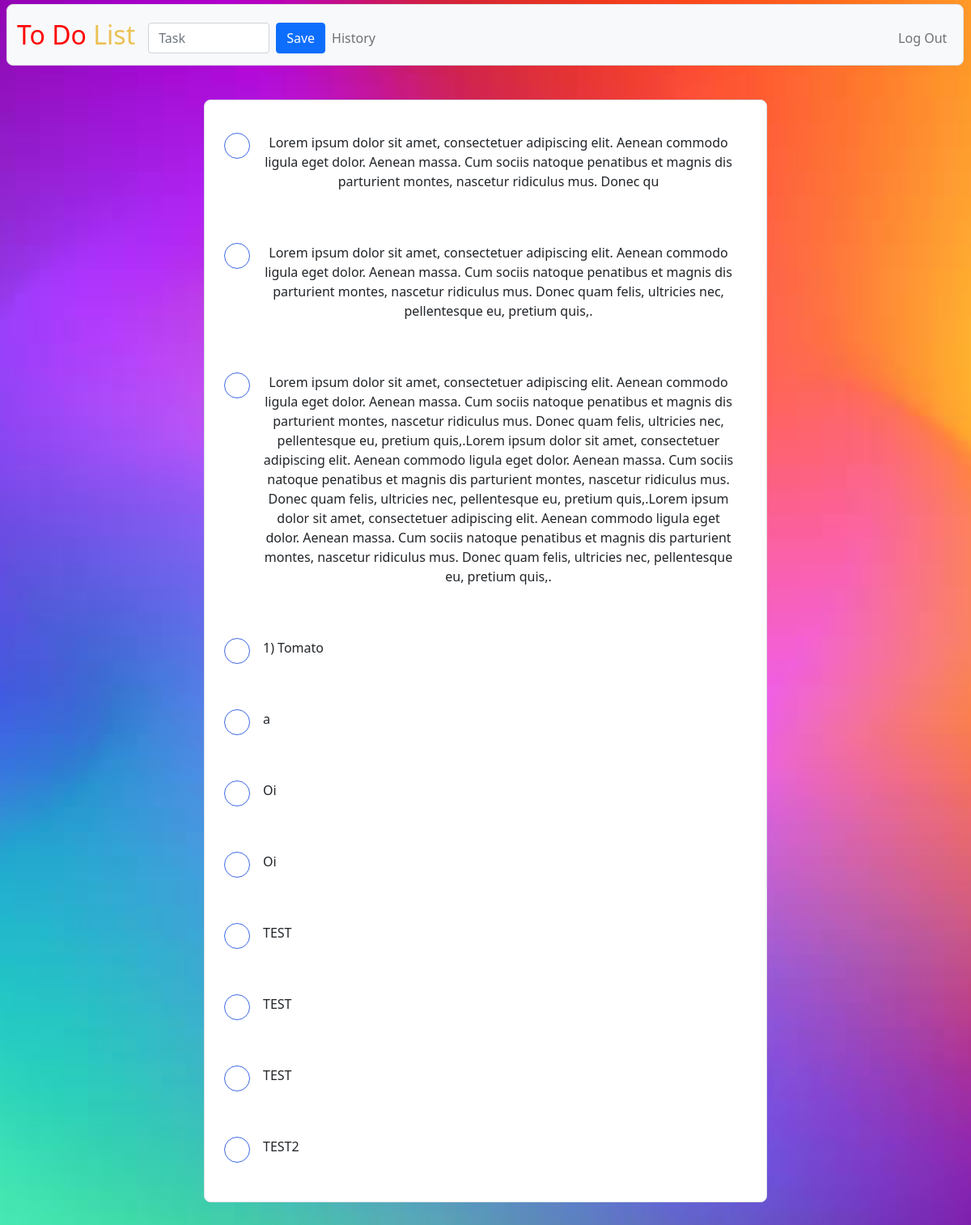
The page / (signed in) on the database its author committed.
### tables this page shows
CREATE TABLE list (
list_id INTEGER PRIMARY KEY AUTOINCREMENT NOT NULL,
user_id INTEGER NOT NULL,
done BOOL NOT NULL,
todo TINYTEXT NOT NULL,
date DATETIME NOT NULL DEFAULT CURRENT_TIMESTAMP,
FOREIGN KEY (user_id) REFERENCES users(user_id) );

### app.py (the view)
@app.route("/", methods=["GET", "POST"])
@login_required
def index():
    if request.method == "POST":
        db.execute("UPDATE list SET done = 1 WHERE user_id = ? AND list_id = ?", session["user_id"], request.form.get("id"))
        db.execute("UPDATE list SET date = CURRENT_TIMESTAMP WHERE user_id = ? AND list_id = ?", session["user_id"], request.form.get("id"))
        list = db.execute("SELECT * FROM list WHERE user_id = ? AND done = 0", session["user_id"])
        counter = db.execute("SELECT COUNT(*) FROM list WHERE user_id = ? AND done = 0", session["user_id"])
        return render_template("index.html", list=list, counter=counter[0]["COUNT(*)"])
    else:
        list = db.execute("SELECT * FROM list WHERE user_id = ? AND done = 0", session["user_id"])
        counter = db.execute("SELECT COUNT(*) FROM list WHERE user_id = ? AND done = 0", session["user_id"])
        return render_template("index.html", list=list, counter=counter[0]["COUNT(*)"])

### app.py (called while the page is built)
@app.after_request
def after_request(response):
    response.headers["Cache-Control"] = "no-cache, no-store, must-revalidate"
    response.headers["Expires"] = 0
    response.headers["Pragma"] = "no-cache"
    return response

### helpers.py (called while the page is built)
def login_required(f):
    @wraps(f)
    def decorated_function(*args, **kwargs):
        if session.get("user_id") is None:
            return redirect("/login")
        return f(*args, **kwargs)
    return decorated_function

### templates/index.html (shortened to what this page needs)
{% extends "layout.html" %}
{% block main %}
    {% if counter == 0 %}
        <p>Add a task</p>
    {% else %}
        <div class="container shape border">
            <div class="row_cards">
                {% for li in list %}
                <div class="cards p-2">
                    <div class="shape">
                        <p>{{ li.todo }}</p>
                    </div>
                    <form action="/" method="post">
                        <button type="submit" class="btn btn-outline-primary form-check-input"></button>
                    </form>
                </div>
                {% endfor %}
            </div>
        </div>
    {% endif %}
{% endblock %}

### static/styles.css (style rules this page uses)
body { background:url(test2.jpg); background-position:center; background-repeat:no-repeat; background-size:cover; background-attachment: fixed; margin: 8px; }
.border { border: 1px solid #dee2e6!important; border-radius: 8px 8px 8px 8px; }
.form-check-input { width: 2em; height: 2em; }
.btn-outline-primary { color: #fff; border-radius: 2em; background-color: white; border-color: #3e69e4; }
.row_cards { display: flex; flex-direction: column; align-items: stretch; align-content: stretch; justify-content: center; }
.cards { display: flex; flex-direction: row-reverse; align-content: center; flex-wrap: nowrap; align-items: baseline; justify-content: flex-end; padding: .5rem!important; }
.shape { background-color: white; padding: 1rem!important; border-radius: 8px 8px 8px 8px; }

### rows shown on the page
list: todo "Lorem ipsum dolor sit amet, consectetuer adipiscing elit. Aenean commodo ligula eget dolor. Aenean massa. Cum sociis natoque penatibus et magnis dis parturient montes, nascetur ridiculus mus. Donec qu"
list: todo "Lorem ipsum dolor sit amet, consectetuer adipiscing elit. Aenean commodo ligula eget dolor. Aenean massa. Cum sociis natoque penatibus et magnis dis parturient montes, nascetur ridiculus mus. Donec quam felis, ultricies nec, pellentesque eu, pretium quis,."
list: todo "Lorem ipsum dolor sit amet, consectetuer adipiscing elit. Aenean commodo ligula eget dolor. Aenean massa. Cum sociis natoque penatibus et magnis dis parturient montes, nascetur ridiculus mus. Donec quam felis, ultricies nec, pellentesque eu, pretium quis,.Lorem ipsum dolor sit amet, consectetuer adipiscing elit. Aenean commodo ligula eget dolor. Aenean massa. Cum sociis natoque penatibus et magnis dis parturient montes, nascetur ridiculus mus. Donec quam felis, ultricies nec, pellentesque eu, pretium quis,.Lorem ipsum dolor sit amet, consectetuer adipiscing elit. Aenean commodo ligula eget dolor. Aenean massa. Cum sociis natoque penatibus et magnis dis parturient montes, nascetur ridiculus…"
list: todo "1) Tomato"
list: todo "a"
list: todo "Oi"
list: todo "Oi"
list: todo "TEST"
list: todo "TEST"
list: todo "TEST"
list: todo "TEST2"
